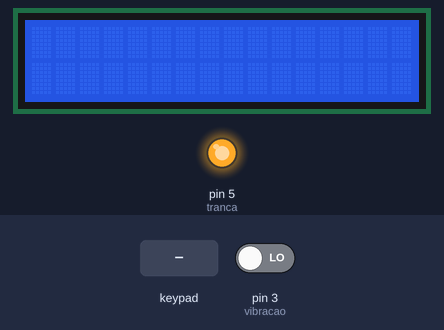
A sketch run on a simulated Arduino Uno, built with avr-gcc and run on an emulated ATmega328P. Shown: 16×2 character LCD, output pins drawn as LEDs (lit = HIGH). The test bench sets the inputs (shaded band); at power-on: pin 3 (vibracao) LOW. What the sketch prints to the serial monitor is not drawn.

Above: at 1.2 s.
1.3 s: keypad keys 1 2 3 # pressed 0.4 s apart
At 3.1 s:
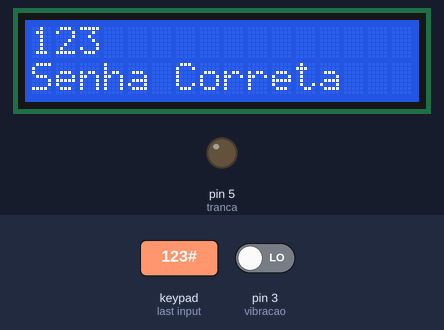
5.9 s: key 'A' pressed
At 8.0 s:
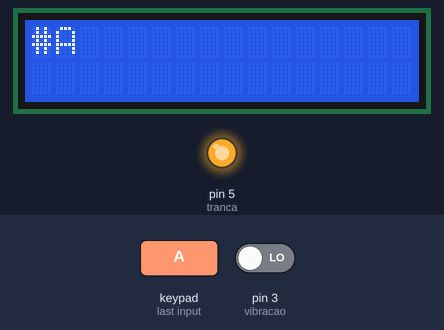
8.8 s: keypad keys 9 8 7 6 * pressed 0.4 s apart
At 9.7 s:
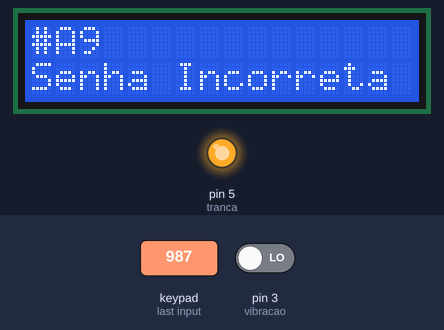
13.8 s: key 'B' pressed
At 16.2 s:
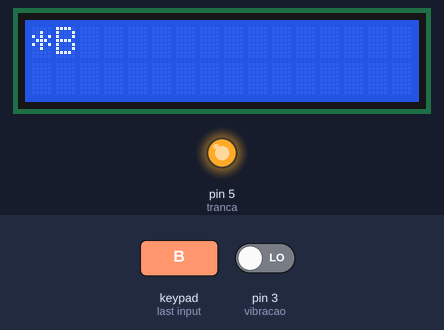
16.8 s: keypad keys 1 2 3 * pressed 0.4 s apart
At 17.9 s:
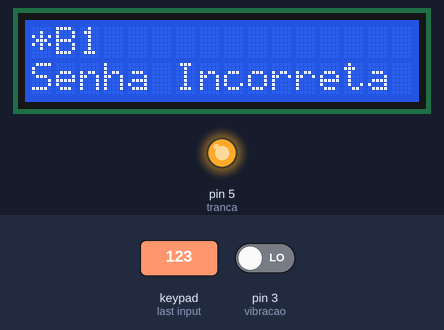
21.4 s: key 'C' pressed
At 24.1 s:
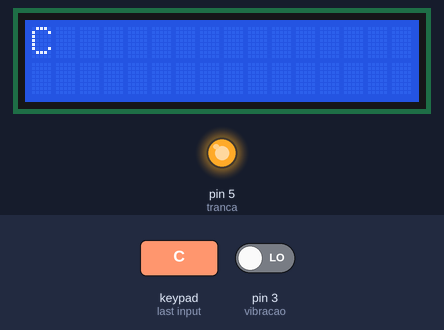
Timing chart, 0 to 25.4 s (numbered marks = the images above; inputs shaded):
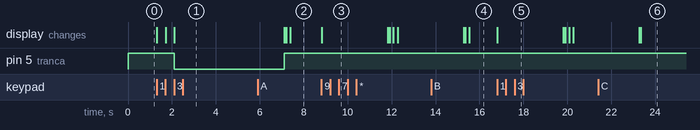

Measured:
- after the input at 1.3 s, pin 5 (tranca): HIGH → LOW after 0.82 s; the display: first changes at once (image 1 shows a later state)
- after the input at 5.9 s, the display: first differs from a run without the input after 1.5 s (image 2)
- after the input at 8.8 s, the display: changes at once (image 3)
- after the input at 13.8 s, the display: first differs from a run without the input after 1.7 s (image 4)
- after the input at 16.8 s, the display: changes at once (image 5)
- after the input at 21.4 s, the display: first differs from a run without the input after 1.9 s (image 6)

The sketch:

trancasegura.ino
```cpp
// TCC Etec ZL - 3º Novotec Desenvolvimento de Sistemas Manhã - Henrique Macedo, Lucas Rosa, Matheus Santana,  Pedro da Silva

// incluindo as bibliotecas necessárias
#include <LiquidCrystal_I2C.h>
#include <Keypad.h>

// definição de atributos do display lcd: modelo, colunas e linhas
LiquidCrystal_I2C lcd(0x27, 16, 2);

// quantidade de linhas e colunas
const byte linhas = 4;
const byte colunas = 4;

// definição dos caracteres de cada tecla do teclado
char matriz_teclado[linhas][colunas] = {
  {'1', '2', '3', 'A'},
  {'4', '5', '6', 'B'},
  {'7', '8', '9', 'C'},
  {'*', '0', '#', 'D'},
};

// pinos para linhas e colunas do teclado
byte pinosLinhas[linhas] = {13, 12, 11, 10};
byte pinosColunas[colunas] = {9, 8, 7, 6};

// criação do objeto Keypad correspondente ao teclado
Keypad tecladosenha = Keypad(makeKeymap(matriz_teclado), pinosLinhas, pinosColunas, linhas, colunas);

// definição do pino do sensor de vibração
int vibracao = 3;

// definição do pino da tranca solenoide
int tranca = 5;

void setup()
{
  // definindo o pino do sensor de vibração, inicializando o monitor serial, e iniciando o display lcd
  pinMode(vibracao, INPUT);
  pinMode(tranca, OUTPUT);
  digitalWrite(tranca, HIGH);
  Serial.begin(9600);
  lcd.init();
  lcd.backlight();
  lcd.clear();
}

void loop()
{
  // o lcd deve ser reinicializado a cada loop porque o relay interfere nele
  lcd.init();

  // verificando e informando se há vibração
  if (digitalRead(vibracao) == HIGH) {
    Serial.println("Vibração detectada na porta.");
  } else {
    Serial.println("Sem vibração na porta.");
  };

  lcd.setCursor(0, 0);
  // string para a senha que o usuário digitar
  String digitada = "senha";
  // string para a senha correta - remover depois e inserir no banco de dados
  String senha = "123";
  int i = 0;
  digitada = "";
  // laço de repetição para adicionar cada dígito que o usuário inserir à string digitada
  while (i <= 2) {
    char tecla_pressionada = tecladosenha.getKey();
  	if (tecla_pressionada) {
      lcd.print(tecla_pressionada);
      digitada = digitada + tecla_pressionada;
      i++;
  	}
  }

  lcd.setCursor(0, 1);

  // conferir e exibir se a senha digitada estava certa ou errada
  if (digitada == senha) {
    lcd.print("Senha Correta");
    digitalWrite(tranca, LOW);
    delay(5000);
    digitalWrite(tranca, HIGH);
    lcd.clear();
  } else {
    lcd.print("Senha Incorreta");
    digitalWrite(tranca, HIGH);
    delay(3000);
    lcd.clear();
  }
}
```

main.ino
```cpp
// Arquivo para subir os códigos da parte física do projeto
```
